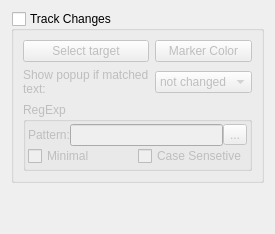
             <widget class="QWidget" name="pChangesPage">
              <layout class="QGridLayout" name="gridLayout_7">
               <property name="sizeConstraint">
                <enum>QLayout::SetNoConstraint</enum>
               </property>
               <item row="0" column="0">
                <widget class="QGroupBox" name="matchPopupGroupBox">
                 <property name="toolTip">
                  <string>Show policy
Show message only if content ( not )changed</string>
                 </property>
                 <property name="title">
                  <string>Track Changes</string>
                 </property>
                 <property name="checkable">
                  <bool>true</bool>
                 </property>
                 <property name="checked">
                  <bool>false</bool>
                 </property>
                 <layout class="QGridLayout" name="gridLayout_12">
                  <property name="sizeConstraint">
                   <enum>QLayout::SetNoConstraint</enum>
                  </property>
                  <item row="1" column="0">
                   <widget class="QLabel" name="label_4">
                    <property name="text">
                     <string>Show popup if matched text:</string>
                    </property>
                    <property name="wordWrap">
                     <bool>true</bool>
                    </property>
                   </widget>
                  </item>
                  <item row="1" column="1">
                   <widget class="QComboBox" name="matchedComboBox">
                    <item>
                     <property name="text">
                      <string>not changed</string>
                     </property>
                    </item>
                    <item>
                     <property name="text">
                      <string>changed</string>
                     </property>
                    </item>
                   </widget>
                  </item>
                  <item row="2" column="0" colspan="2">
                   <widget class="QGroupBox" name="groupBox">
                    <property name="title">
                     <string>RegExp</string>
                    </property>
                    <property name="flat">
                     <bool>true</bool>
                    </property>
                    <layout class="QGridLayout" name="gridLayout_13">
                     <property name="sizeConstraint">
                      <enum>QLayout::SetNoConstraint</enum>
                     </property>
                     <property name="margin">
                      <number>2</number>
                     </property>
                     <property name="spacing">
                      <number>0</number>
                     </property>
                     <item row="0" column="0">
                      <widget class="QLabel" name="label_3">
                       <property name="text">
                        <string>Pattern:</string>
                       </property>
                      </widget>
                     </item>
                     <item row="1" column="0" colspan="4">
                      <layout class="QHBoxLayout" name="horizontalLayout_2">
                       <property name="sizeConstraint">
                        <enum>QLayout::SetNoConstraint</enum>
                       </property>
                       <item>
                        <widget class="QCheckBox" name="minCheckBox">
                         <property name="toolTip">
                          <string>Enables or disables minimal matching</string>
                         </property>
                         <property name="text">
                          <string>Minimal</string>
                         </property>
                        </widget>
                       </item>
                       <item>
                        <widget class="QCheckBox" name="csCheckBox">
                         <property name="toolTip">
                          <string>Regex Case Sensitivity</string>
                         </property>
                         <property name="text">
                          <string>Case Sensetive</string>
                         </property>
                        </widget>
                       </item>
                      </layout>
                     </item>
                     <item row="0" column="2">
                      <widget class="QToolButton" name="addTrackingRegexpButton">
                       <property name="text">
                        <string>...</string>
                       </property>
                       <property name="icon">
                        <iconset resource="ewa.qrc">
                         <normaloff>:/images/configure.png</normaloff>:/images/configure.png</iconset>
                       </property>
                      </widget>
                     </item>
                     <item row="0" column="1">
                      <widget class="QLineEdit" name="patternLineEdit">
                       <property name="toolTip">
                        <string>Regex body for tracking changes</string>
                       </property>
                       <property name="readOnly">
                        <bool>true</bool>
                       </property>
                      </widget>
                     </item>
                    </layout>
                   </widget>
                  </item>
                  <item row="0" column="0">
                   <widget class="QPushButton" name="selectTargetButton">
                    <property name="text">
                     <string>Select target</string>
                    </property>
                    <property name="icon">
                     <iconset resource="ewa.qrc">
                      <normaloff>:/images/select_target.png</normaloff>:/images/select_target.png</iconset>
                    </property>
                   </widget>
                  </item>
                  <item row="0" column="1">
                   <widget class="QPushButton" name="pMarkerColorButton">
                    <property name="text">
                     <string>Marker Color</string>
                    </property>
                    <property name="icon">
                     <iconset resource="ewa.qrc">
                      <normaloff>:/images/marker.png</normaloff>:/images/marker.png</iconset>
                    </property>
                   </widget>
                  </item>
                 </layout>
                </widget>
               </item>
               <item row="1" column="0">
                <spacer name="verticalSpacer_8">
                 <property name="orientation">
                  <enum>Qt::Vertical</enum>
                 </property>
                 <property name="sizeHint" stdset="0">
                  <size>
                   <width>20</width>
                   <height>40</height>
                  </size>
                 </property>
                </spacer>
               </item>
              </layout>
             </widget>
